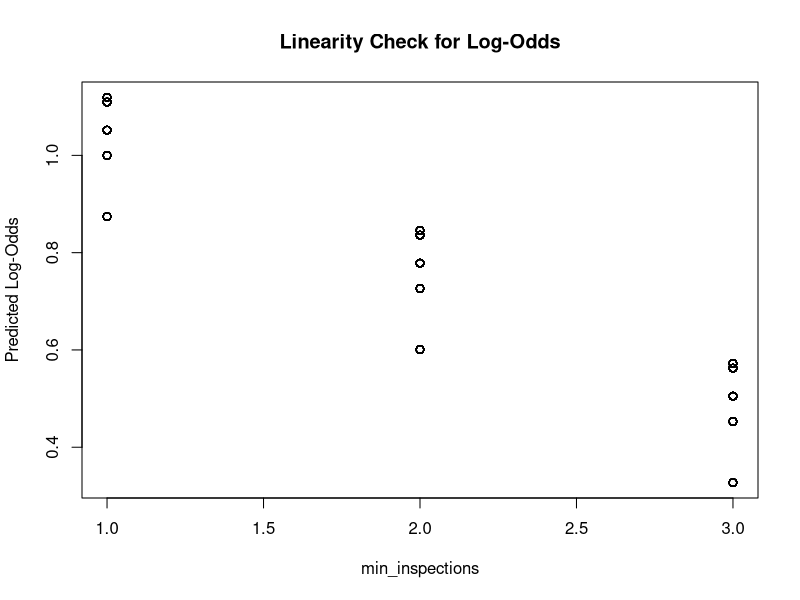

R code for this plot: (Note: this script raises an error after producing the figure.)
#### Preamble ####
# Purpose: Make models of the data to generate inferential statistics
# Author: Michelle Ji
# Date: 12 November 2024
# Contact: michelle.ji@mail.utoronto.ca
# Prerequisite:  Run 02-download_data.R, 03-clean_data.R

#### Work space set up ####
library(tidyverse)
library(VGAM)
library(car)
dinesafe_data <- read_csv("data/02-analysis_data.csv")

#### Model ####
# convert categorical variables into factor
dinesafe_data$severity <- as.factor(dinesafe_data$severity) 
dinesafe_data$establishment_type <- as.factor(dinesafe_data$establishment_type)

# Relevel to use "minor" as reference level
dinesafe_data$severity <- relevel(dinesafe_data$severity, ref = "M - Minor")
# fit multinomial logistic regression model
dinesafe_model <- vglm(severity ~ min_inspections + establishment_type, 
                       data = dinesafe_data, family = multinomial)
# Check the updated factor levels
levels(dinesafe_data$severity)

summary(dinesafe_model)

#### Model Validation ####
# independence of observations
# we can assume independent observations since each of the observations is a separate
# restaurant or individual violation of dinesafe. the restaurants 
# do not have any relationship with each other

# linearity in log odds -- we see a linear relationship with the numerical variable
# of min_inspections to log odds
# we likely can only use this to check since the other predictor is categorical

dinesafe_data$min_inspections <- as.numeric(as.character(dinesafe_data$min_inspections))
fitted_probs <- fitted(dinesafe_model, type = "response")
log_odds <- log(fitted_probs[, 1] / fitted_probs[, 3])

plot(dinesafe_data$min_inspections, log_odds, 
     xlab = "min_inspections", ylab = "Predicted Log-Odds", 
     main = "Linearity Check for Log-Odds")


# no multicollinearity

#if we look at the correlation, the only concern is between min_inspections3 and min_inspections2. 
# however, they are the same variable, R is just treating them as different for the sake of their 
# different levels. we can say that there is not significant multicollinearity with the model. 

#make dummies so that we can look at establishment_type as "numerical" to look at correlation/multicollinearity
dummies <- model.matrix(severity ~ min_inspections + establishment_type - 1, data = dinesafe_data)
lm_model <- lm(severity ~ dummies, data = dinesafe_data)
cor(dummies)


# sufficient sample size
# there are 18,771 observations so the sample size is sufficient enough

# can look at residual deviance to see if model is reinstasonable
null_model <- vglm(severity ~ 1, family = multinomial(), data = dinesafe_data)
deviance_null <- deviance(null_model)  # Null model deviance
deviance_model <- deviance(dinesafe_model)  # Your model deviance
difference <- deviance_null - deviance_model
difference

df_difference <- 2
# Calculate p-value using chi-squared distribution
p_value <- 1 - pchisq(difference, df = df_difference)
p_value

# p value is 0, meaning that the model is better than the null model with 
# a very small chance that the observed improvement in deviance is due to random chance


#### Save Model ####
saveRDS(
  dinesafe_model,
  file = "models/dinesafe_model.rds"
)

#### Model Results ####
# forest plot

library(broom)
library(ggplot2)

estimated_coefficients <- coef(dinesafe_model)
std_errors <- sqrt(diag(vcov(dinesafe_model)))

results <- data.frame(
  Estimate = estimated_coefficients,
  Std_Error = std_errors
)

lower_ci <- estimated_coefficients - 1.96 * std_errors
upper_ci <- estimated_coefficients + 1.96 * std_errors

plot_data <- data.frame(
  Variable = names(estimated_coefficients),
  Estimate = estimated_coefficients,
  Lower_CI = lower_ci,
  Upper_CI = upper_ci
)

ggplot(plot_data, aes(x = Estimate, y = Variable)) +
  geom_point() +
  geom_errorbarh(aes(xmin = Lower_CI, xmax = Upper_CI), height = 0.2) +
  labs(x = "Coefficient Estimate", y = "") +
  ggtitle("Forest Plot of Coefficient Estimates") +
  geom_vline(xintercept = 0, linetype = "dashed", color = "red") + 
  theme_minimal()

# bar plot min inspections
severity_count <- dinesafe_data |>
  group_by(min_inspections, severity) |>
  summarise(count = n(), .groups = "drop")

ggplot(severity_count, aes(x = min_inspections, y = count, fill = severity)) +
  geom_bar(stat = "identity", position = "stack") +
  labs(x = "Minimum Inspections per Year", y = "Count of Violations", 
       title = "Distribution of DineSafe Violation Severity by Minimum Inspections") +
  scale_fill_manual(values = c("C - Crucial" = "slateblue", "S - Significant" = "red3", "M - Minor" = "seagreen")) +
  theme_minimal()

# bar plot food establishment
prediction_data <- data.frame(establishment_type = unique(dinesafe_data$establishment_type),
                              min_inspections = mean(as.numeric(as.character(dinesafe_data$min_inspections)), 
                                                     na.rm = TRUE))
predicted_probs <- predict(dinesafe_model, newdata = prediction_data, type = "response")
prediction_data$Crucial <- predicted_probs[, 1]  # First column is "Crucial"
prediction_data$Significant <- predicted_probs[, 2]  # Second column is "Significant"
prediction_data$Minor <- predicted_probs[, 3]  # Third column is "Minor"
library(tidyr)
tidy_prediction_data <- prediction_data |>
  pivot_longer(cols = c("Crucial", "Significant", "Minor"),
               names_to = "Severity",
               values_to = "Probability")

ggplot(tidy_prediction_data, aes(x = establishment_type, y = Probability, fill = Severity)) +
  geom_bar(stat = "identity", position = "dodge") +
  labs(title = "Predicted Probabilities by Establishment Type",
       x = "Establishment Type",
       y = "Probability",
       fill = "Severity Level") +
  theme_minimal() +
  theme(axis.text.x = element_text(angle = 45, hjust = 1))
